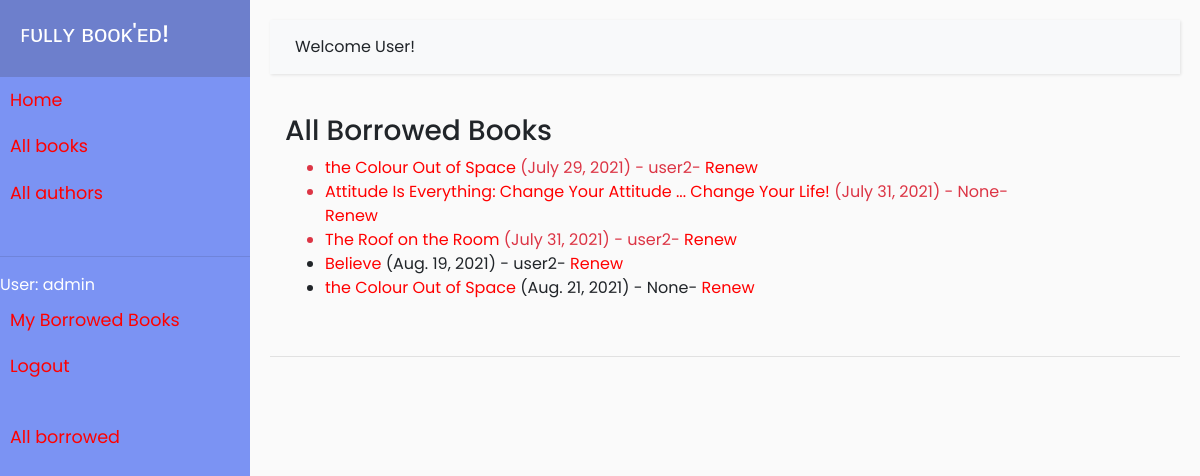
Page /catalog/borrowed/ (signed in) on the committed database.
### catalog/models.py (models this page shows, shortened)
class BookInstance(models.Model):
    id = models.UUIDField(primary_key = True, default = uuid.uuid4, help_text = "Unique ID of this particular book across library")
    due_back = models.DateField(null = True, blank = True)
    book = models.ForeignKey('Book', on_delete = models.RESTRICT, null = True)
    imprint = models.CharField(max_length = 20)
    borrower = models.ForeignKey(User, on_delete=models.SET_NULL, null=True, blank=True)
    LOAN_STATUS = (
        ('m', 'Maintenance'),
        ('o', 'On loan'),
        ('a', 'Available'),
        ('r', 'Reserved')
    )
    status = models.CharField(max_length = 1, choices = LOAN_STATUS, blank = True, default = 'm', help_text = "Book availability status")
    class Meta:
        ordering = ['due_back']
        permissions = (("can_mark_returned", "Set book as returned"),)
    @property
    def is_overdue(self):
        if self.due_back and date.today() > self.due_back:
            return True
        return False

class Book(models.Model):
    title = models.CharField(max_length = 100)
    author = models.ForeignKey('Author', on_delete = models.SET_NULL, null = True)
    summary = models.TextField(max_length = 1000, help_text = "Enter description of book")
    isbn = models.CharField('ISBN', max_length = 13, unique = True, help_text = '10 or 13 digit Number')
    genre = models.ManyToManyField(Genre, help_text = 'Select genre of book')
    language = models.ForeignKey('Language', on_delete = models.SET_NULL, null = True)
    def display_genre(self):
        return ', '.join(genre.name for genre in self.genre.all()[:3])
    display_genre.short_description = "Genre"

### catalog/views.py (the view)
# urls.py: path(r'borrowed/', views.LoanedBooksAllListView.as_view(), name='all-borrowed'),
class LoanedBooksAllListView(PermissionRequiredMixin, generic.ListView):
    model = BookInstance
    permission_required = 'catalog.can_mark_returned'
    template_name = 'catalog/bookinstance_list_borrowed_all.html'
    paginate_by = 5
    def get_queryset(self):
        return BookInstance.objects.filter(status__exact='o').order_by('due_back')

### catalog/templates/catalog/bookinstance_list_borrowed_all.html
{% extends "base_generic.html" %}
{% block content %}
    <h3>All Borrowed Books</h3>
    {% if bookinstance_list %}
    <ul>
      {% for bookinst in bookinstance_list %}
      <li class="{% if bookinst.is_overdue %}text-danger{% endif %}">
        <a href="{% url 'book-detail' bookinst.book.pk %}">{{bookinst.book.title}}</a> ({{ bookinst.due_back }}) {% if user.is_staff %}- {{ bookinst.borrower }}{% endif %}{% if perms.catalog.can_mark_returned %}- <a href="{% url 'renew-book-librarian' bookinst.id %}">Renew</a>  {% endif %}
      </li>
      {% endfor %}
    </ul>
    {% else %}
      <p>There are no books borrowed.</p>
    {% endif %}
{% endblock %}

### catalog/templates/base_generic.html (shortened to what this page needs)
<!DOCTYPE html>
<html lang="en">
  <head>
    <link
      rel="stylesheet"
      href="https://cdn.jsdelivr.net/npm/bootstrap@4.5.3/dist/css/bootstrap.min.css"
    />
    {% load static %}
    <link rel="stylesheet" href="{% static 'css/style.css' %}" />
  </head>
  <body>
    <div class="wrapper">
      <nav id="sidebar">
        <div class="sidebar-header">
          <h4>ꜰᴜʟʟʏ ʙᴏᴏᴋ'ᴇᴅ!</h4>
        </div>
        {% block sidebar %}
        <ul class="list-unstyled">
          <li><a href="{% url 'index' %}">Home</a></li>
          <li><a href="{% url 'books' %}">All books</a></li>
          <li><a href="{% url 'authors' %}">All authors</a></li>
          <br />
          <hr />
          {% if user.is_authenticated %}
          <li> User: {{ user.get_username }}</li>
          <li><a href="{% url 'my-borrowed' %}">My Borrowed Books</a></li>
          <li><a href="{% url 'logout'%}?next={{request.path}}">Logout</a></li>
          {% else %}
          <li><a href="{% url 'login'%}?next={{request.path}}">Login</a></li>
          {% endif %}
          <br>
          {% if perms.catalog.can_mark_returned %}
   <li><a href="{% url 'all-borrowed' %}">All borrowed</a></li>
   {% endif %}
        </ul>
        {% endblock %}
      </nav>
      <div id="content">
        <nav class="navbar navbar-expand-lg navbar-light bg-light">
          <div class="container-fluid">
            {% block heading %}<span>Welcome User!</span>{% endblock %}
          </div>
        </nav>
        <div class="col-sm-10">{% block content %}{% endblock %}</div>
        <br />
        <hr />
      </div>
    </div>
  </body>
</html>

### catalog/static/css/style.css (style rules this page uses)
body { font-family: 'Poppins', sans-serif; background: #fafafa; }
a:link { color:red; }
.navbar { padding: 15px 10px; background: #fff; border: none; border-radius: 0; margin-bottom: 40px; box-shadow: 1px 1px 3px rgba(0, 0, 0, 0.1); }
.wrapper { display: flex; width: 100%; align-items: stretch; }
#sidebar { min-width: 250px; max-width: 250px; background: #7b93f3; color: #fff; transition: all 0.3s; }
#sidebar .sidebar-header { padding: 20px; background: #6d7fcc; }
#sidebar ul li a { padding: 10px; font-size: 1.1em; display: block; }
#content { width: 100%; padding: 20px; min-height: 100vh; transition: all 0.3s; }

### rows in the picture
BookInstance: book "the Colour Out of Space", due_back "July 29, 2021", borrower "user2"
BookInstance: book "Attitude Is Everything: Change Your Attitude ... Change Your Life!", due_back "July 31, 2021", borrower "None"
BookInstance: book "The Roof on the Room", due_back "July 31, 2021", borrower "user2"
BookInstance: book "Believe", due_back "Aug. 19, 2021", borrower "user2"
BookInstance: book "the Colour Out of Space", due_back "Aug. 21, 2021", borrower "None"

### other values in the picture
{{ user.get_username }} "admin"
